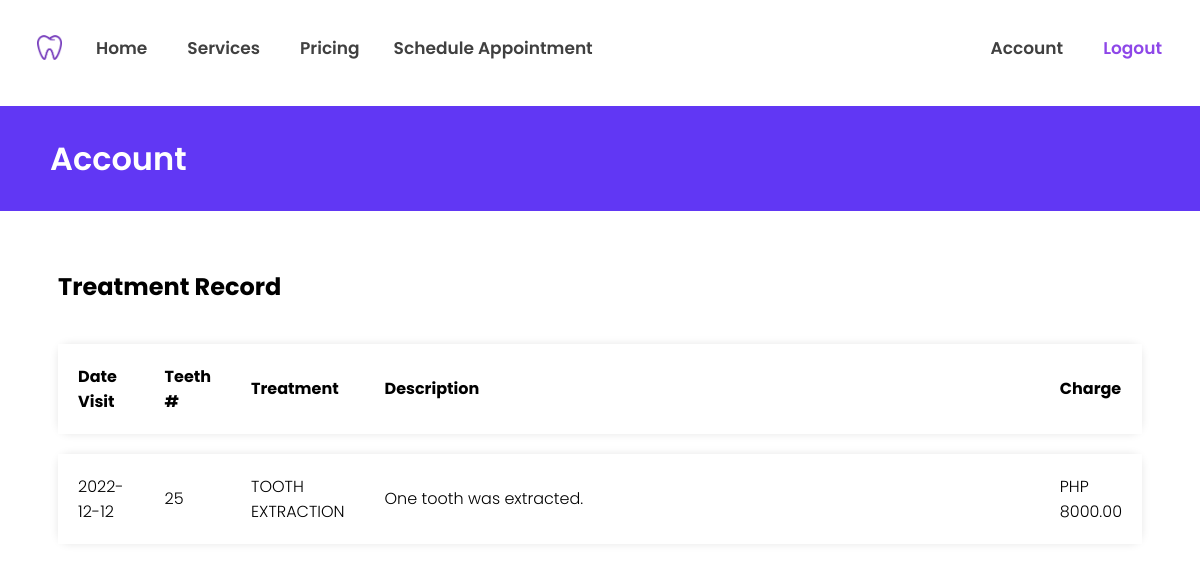
Page /web_pages/php/treatmentrecord.php (signed in) on the committed database.
### tables this page shows
CREATE TABLE `treatment` (
  `treatid` int(11) NOT NULL,
  `userid` varchar(20) NOT NULL,
  `appointid` int(11) NOT NULL,
  `teethno` int(11) NOT NULL,
  `treatdesc` text NOT NULL,
  `fee` decimal(8,2) NOT NULL
);

CREATE TABLE `appointment` (
  `appointid` int(11) NOT NULL,
  `patientid` varchar(20) NOT NULL,
  `staffid` varchar(20) DEFAULT NULL,
  `servid` int(11) NOT NULL,
  `appointdate` date NOT NULL,
  `appointtime` int(11) NOT NULL,
  `status` varchar(20) NOT NULL DEFAULT 'pending',
  `hastreatment` varchar(3) NOT NULL DEFAULT 'no'
);

CREATE TABLE `service` (
  `servid` int(11) NOT NULL,
  `servimage` varchar(50) NOT NULL,
  `servname` varchar(50) NOT NULL,
  `servdesc` longtext NOT NULL,
  `price` decimal(8,2) NOT NULL,
  `pertooth` varchar(3) NOT NULL DEFAULT 'no'
);

### web_pages/php/treatmentrecord.php (the view, shortened to what this page needs)
<?php
include_once "navbar.php";
$userid =  $_SESSION['userid'];
?>
<!DOCTYPE html>
<html lang="en" dir="ltr">
  <head>
	<link rel="stylesheet" href="../css/main.css">
  </head>
  <body>
	<h1>Account</h1><br>
	<div class="main">
		<h2>Treatment Record</h2>
		<table>
			<tr>
				<th class="date">Date Visit</th>
				<th class="teethn">Teeth #</th>
				<th class="trtmnt">Treatment</th>
				<th class="desc">Description</th>
				<th class="chrg">Charge</th>
			</tr>
		<?php
		$sql = "SELECT * FROM treatment WHERE userid = '$userid' ORDER BY treatid DESC";
		$res = mysqli_query($conn, $sql);
		if(mysqli_num_rows($res) > 0){
		while($treatment = mysqli_fetch_assoc($res)){
			$appointid = $treatment['appointid'];
			$teethno = $treatment['teethno'];
			$treatdesc = $treatment['treatdesc'];
			$fee = $treatment['fee'];
			$sql = "SELECT * FROM appointment where appointid = '$appointid' ";
			$appointres = mysqli_query($conn,$sql);
			if(mysqli_num_rows($appointres) > 0){
			while($appointment = mysqli_fetch_assoc($appointres)){
				$appointdate = $appointment['appointdate'];
				$servid = $appointment['servid'];
				$sql = "SELECT * FROM service where servid = '$servid' ";
				$servres = mysqli_query($conn,$sql);
				if(mysqli_num_rows($servres) > 0){
				while($service = mysqli_fetch_assoc($servres)){
					$servname = $service['servname'];
					}
				}
			}
		}
        ?>
			<tr>
				<td class="date"><?= $appointdate?></td>
				<td class="teethn"><?= $teethno?></td>
				<td class="trtmnt"><?= $servname?></td>
				<td class="desc"><?= $treatdesc?></td>
				<td class="chrg">PHP <?= $fee?></td>
			</tr>
		<?php }
		}
		?>
		</table>
	</div>
  </body>
</html>

### web_pages/css/navbar.css (style rules this page uses)
body { overflow-x: hidden; }

### web_pages/css/main.css (style rules this page uses)
.main { margin: 20px 50px 50px 50px; font-family: 'Poppins', sans-serif; font-weight: 300; }
h1 { margin: 20px -8px; color: white; padding: 115px 50px 28px 50px; background-color: #6137F4; background-position: -50px; font-family: 'Poppins', sans-serif; font-weight: 600; }
table { border-collapse: separate; border-spacing: 0px 20px; }
tr { background-color: #ffffff; border-radius: 12px; box-shadow: 0px 0px 9px 0px rgba(0,0,0,0.1); }
th { padding: 20px 20px; text-align: left; }
td { padding: 20px 20px; border-spacing: 20px 0px; }
th.date, td.date { width: 8%; }
th.teethn, td.teethn { width: 6%; }
th.trtmnt, td.trtmnt { width: 12%; }
th.desc, td.desc { width: 67%; }

### rows in the picture
treatment: appointid.appointdate "2022-12-12", teethno "25", service.servname "TOOTH EXTRACTION", treatdesc "One tooth was extracted.", fee "8000.00"
